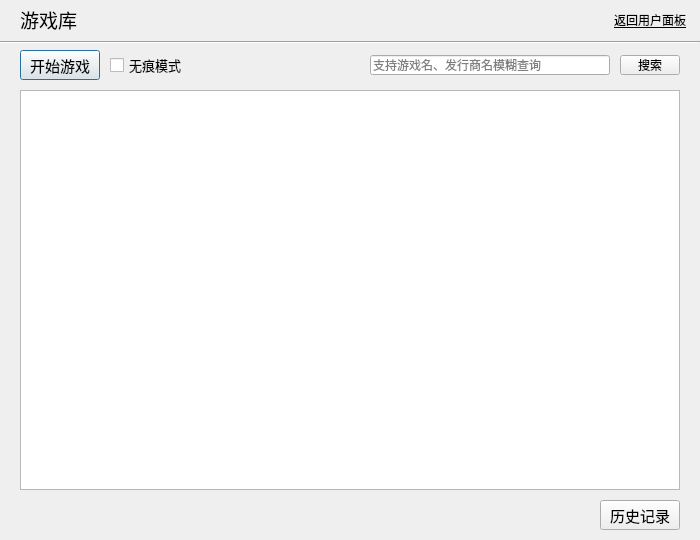
<?xml version="1.0" encoding="UTF-8"?>
<ui version="4.0">
 <class>gamerepoWindow</class>
 <widget class="QWidget" name="gamerepoWindow">
  <property name="geometry">
   <rect>
    <x>0</x>
    <y>0</y>
    <width>700</width>
    <height>540</height>
   </rect>
  </property>
  <property name="minimumSize">
   <size>
    <width>700</width>
    <height>540</height>
   </size>
  </property>
  <property name="maximumSize">
   <size>
    <width>700</width>
    <height>540</height>
   </size>
  </property>
  <property name="font">
   <font>
    <family>Microsoft YaHei UI</family>
   </font>
  </property>
  <property name="windowTitle">
   <string>游戏库</string>
  </property>
  <widget class="QPushButton" name="returnButton">
   <property name="geometry">
    <rect>
     <x>610</x>
     <y>10</y>
     <width>80</width>
     <height>20</height>
    </rect>
   </property>
   <property name="font">
    <font>
     <family>Microsoft YaHei UI Light</family>
     <pointsize>9</pointsize>
     <underline>true</underline>
    </font>
   </property>
   <property name="text">
    <string>返回用户面板</string>
   </property>
   <property name="flat">
    <bool>true</bool>
   </property>
  </widget>
  <widget class="QLineEdit" name="searchlineEdit">
   <property name="geometry">
    <rect>
     <x>370</x>
     <y>55</y>
     <width>240</width>
     <height>20</height>
    </rect>
   </property>
   <property name="font">
    <font>
     <family>Microsoft YaHei</family>
     <pointsize>9</pointsize>
    </font>
   </property>
   <property name="placeholderText">
    <string>支持游戏名、发行商名模糊查询</string>
   </property>
  </widget>
  <widget class="QTableView" name="tableView">
   <property name="geometry">
    <rect>
     <x>20</x>
     <y>90</y>
     <width>660</width>
     <height>400</height>
    </rect>
   </property>
   <property name="font">
    <font>
     <family>Microsoft YaHei</family>
     <pointsize>11</pointsize>
    </font>
   </property>
  </widget>
  <widget class="QPushButton" name="searchButton">
   <property name="geometry">
    <rect>
     <x>620</x>
     <y>55</y>
     <width>60</width>
     <height>20</height>
    </rect>
   </property>
   <property name="font">
    <font>
     <family>Microsoft YaHei UI</family>
     <pointsize>9</pointsize>
    </font>
   </property>
   <property name="text">
    <string>搜索</string>
   </property>
  </widget>
  <widget class="QLabel" name="title">
   <property name="geometry">
    <rect>
     <x>20</x>
     <y>0</y>
     <width>200</width>
     <height>40</height>
    </rect>
   </property>
   <property name="font">
    <font>
     <family>Microsoft YaHei UI</family>
     <pointsize>14</pointsize>
    </font>
   </property>
   <property name="text">
    <string>&lt;html&gt;&lt;head/&gt;&lt;body&gt;&lt;p&gt;游戏库&lt;/p&gt;&lt;/body&gt;&lt;/html&gt;</string>
   </property>
  </widget>
  <widget class="Line" name="line">
   <property name="geometry">
    <rect>
     <x>0</x>
     <y>40</y>
     <width>700</width>
     <height>5</height>
    </rect>
   </property>
   <property name="orientation">
    <enum>Qt::Horizontal</enum>
   </property>
  </widget>
  <widget class="QPushButton" name="playButton">
   <property name="enabled">
    <bool>true</bool>
   </property>
   <property name="geometry">
    <rect>
     <x>20</x>
     <y>50</y>
     <width>80</width>
     <height>30</height>
    </rect>
   </property>
   <property name="font">
    <font>
     <family>Microsoft YaHei UI</family>
     <pointsize>11</pointsize>
    </font>
   </property>
   <property name="text">
    <string>开始游戏</string>
   </property>
   <property name="default">
    <bool>true</bool>
   </property>
  </widget>
  <widget class="QPushButton" name="recordButton">
   <property name="enabled">
    <bool>true</bool>
   </property>
   <property name="geometry">
    <rect>
     <x>600</x>
     <y>500</y>
     <width>80</width>
     <height>30</height>
    </rect>
   </property>
   <property name="font">
    <font>
     <family>Microsoft YaHei UI</family>
     <pointsize>11</pointsize>
    </font>
   </property>
   <property name="text">
    <string>历史记录</string>
   </property>
  </widget>
  <widget class="QPushButton" name="helpButton">
   <property name="geometry">
    <rect>
     <x>0</x>
     <y>520</y>
     <width>20</width>
     <height>20</height>
    </rect>
   </property>
   <property name="font">
    <font>
     <family>Microsoft YaHei UI</family>
     <pointsize>10</pointsize>
    </font>
   </property>
   <property name="icon">
    <iconset>
     <normaloff>help-20.png</normaloff>help-20.png</iconset>
   </property>
   <property name="iconSize">
    <size>
     <width>20</width>
     <height>20</height>
    </size>
   </property>
   <property name="flat">
    <bool>true</bool>
   </property>
  </widget>
  <widget class="QCheckBox" name="checkBox">
   <property name="geometry">
    <rect>
     <x>110</x>
     <y>50</y>
     <width>80</width>
     <height>30</height>
    </rect>
   </property>
   <property name="font">
    <font>
     <family>Microsoft YaHei</family>
     <pointsize>10</pointsize>
    </font>
   </property>
   <property name="text">
    <string>无痕模式</string>
   </property>
  </widget>
 </widget>
 <layoutdefault spacing="6" margin="11"/>
 <tabstops>
  <tabstop>playButton</tabstop>
  <tabstop>searchlineEdit</tabstop>
  <tabstop>searchButton</tabstop>
  <tabstop>recordButton</tabstop>
  <tabstop>tableView</tabstop>
  <tabstop>returnButton</tabstop>
 </tabstops>
 <resources/>
 <connections/>
</ui>
